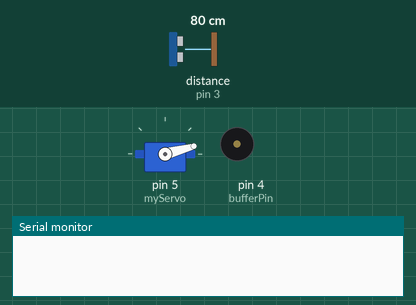
Recording of a sketch running on a simulated Arduino Uno, built with avr-gcc and run on an emulated ATmega328P. Parts: servo, buzzer (waves = sounding), the last lines printed to the serial monitor. Wiring (inferred from the names in the program): ultrasonic range finder: trigger pin 2; echo pin 3. The inputs (shaded band) are chosen by the test bench; at power-on: distance to the obstacle (sensor on pin 3) 80 cm. The echo pulse lasts 58.3 µs per cm.

Above: at 0.13 s.
At 8.85 s:
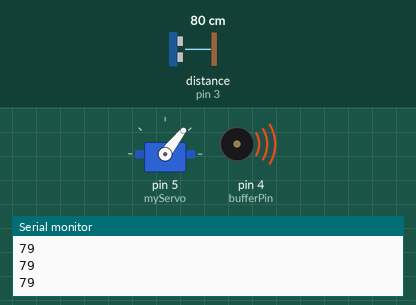
At 17.8 s:
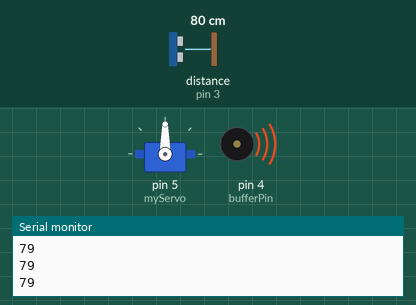
At 35.56 s:
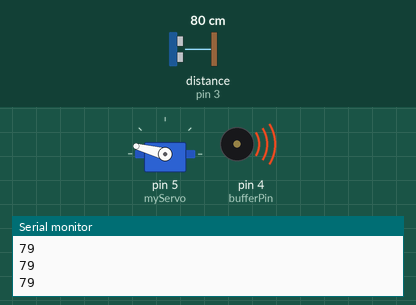
Timing chart, 0 to 40.0 s (numbered marks = the images above):
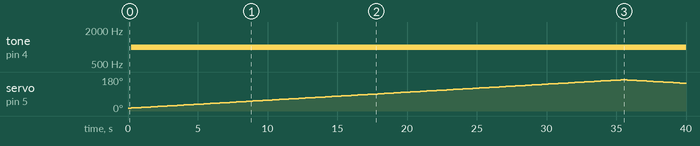

The sketch:

lab5.ino
```cpp
#include <Servo.h>

const int trigPin = 2;
const int echoPin = 3;
const int bufferPin = 4;

int toneFrequency = 0;
long duration;
int distance;

Servo myServo;

void setup() {
  pinMode(trigPin, OUTPUT);
  pinMode(echoPin, INPUT);
  pinMode(bufferPin, OUTPUT); // Establecer bufferPin como salida
  Serial.begin(9600);
  myServo.attach(5);
}

void loop() {
  for (int i = 15; i <= 165; i++) {
    myServo.write(i);
    delay(30);
    delay(200); // Esperar 200 ms para que el servo se mueva a la posición
    distance = calculateDistance();
    Serial.println(distance);
    buffersound();
  }
  for (int i = 165; i > 15; i--) {
    myServo.write(i);
    delay(30);
    delay(200); // Esperar 200 ms para que el servo se mueva a la posición
    distance = calculateDistance();
    Serial.println(distance);
    buffersound();
  }
}

int calculateDistance() {
  digitalWrite(trigPin, LOW);
  delayMicroseconds(2);
  digitalWrite(trigPin, HIGH);
  delayMicroseconds(10);
  digitalWrite(trigPin, LOW);
  duration = pulseIn(echoPin, HIGH);
  distance = duration * 0.0343 / 2; // Calcular la distancia en centímetros
  return distance;
}

void buffersound() {
 if (distance >= 36 ) {
    toneFrequency = 1000;
  } else if (distance >= 26 && distance <= 35) {
    toneFrequency = 1500;
  } else if (distance >= 11 && distance <= 25) {
    toneFrequency = 2000;
  } else {
    toneFrequency = 2500;
  }
  tone(bufferPin, toneFrequency);
}
```

Measured:
- by itself, tone on pin 4 (bufferPin): silent → 1000 Hz at 0.24 s
- by itself, servo on pin 5 (myServo): rises from 15° to 165° in 35.1 s, then falls to 147° in 4.5 s
